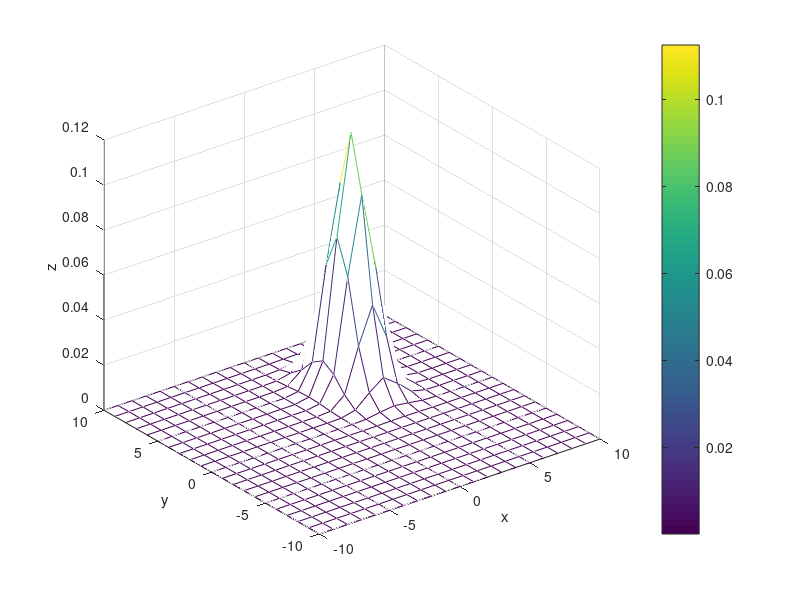

The MATLAB script that drew this image:
mu = [3 4];
Sigma = [1 0; 0 2];

x = -10:10;
y = -10:10;
[X,Y] = meshgrid(x, y);
XY = [X(:) Y(:)];
Z = mvnpdf(XY, mu, Sigma);
Z = reshape(Z, length(y), length(x));

mesh(X, Y, Z)
xlabel('x')
ylabel('y')
zlabel('z')
colorbar

P = [10 10; 0 0; 3 4; 6 8].';
d_M = zeros(1, size(P,2));
for p_idx=1:size(P,2)
    d_M(p_idx) = ((P(:,p_idx) - mu.').' *...
        (Sigma ^ (-1)) *...
        (P(:,p_idx) - mu.')) ^ (1/2);
end
